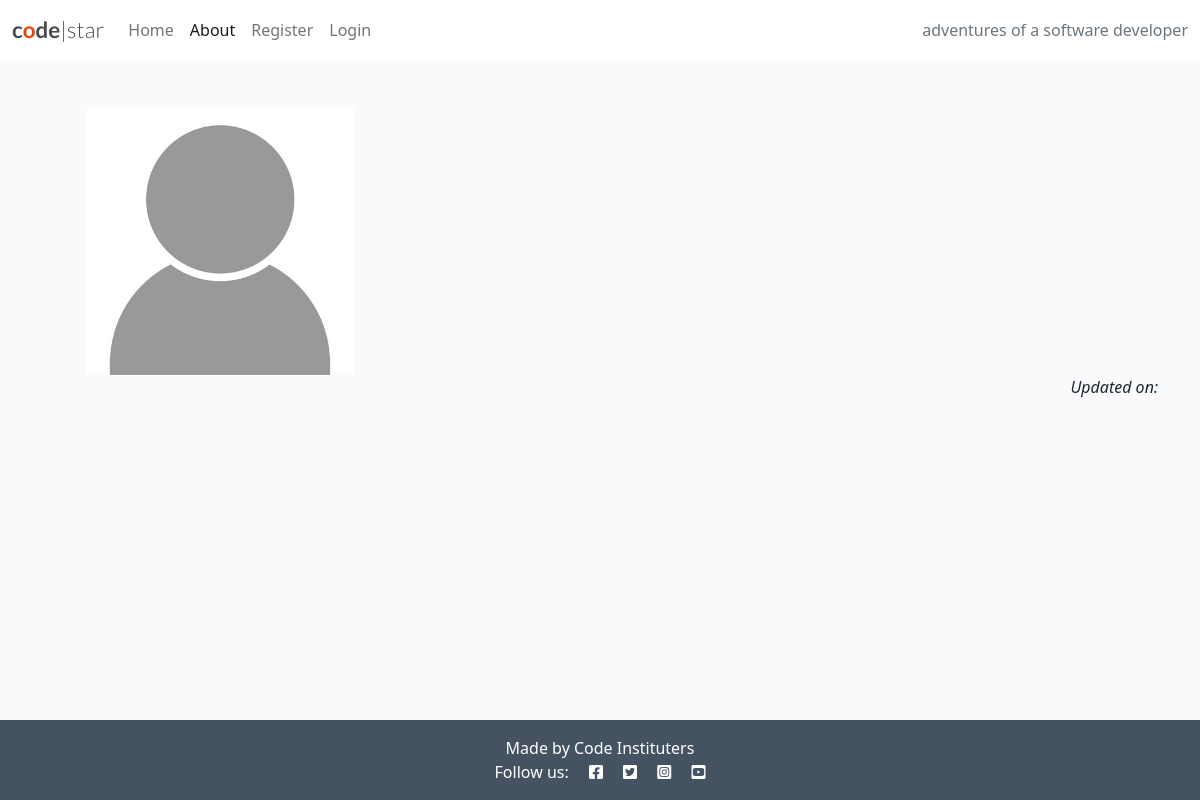
Page /about/ on the earlier database version.
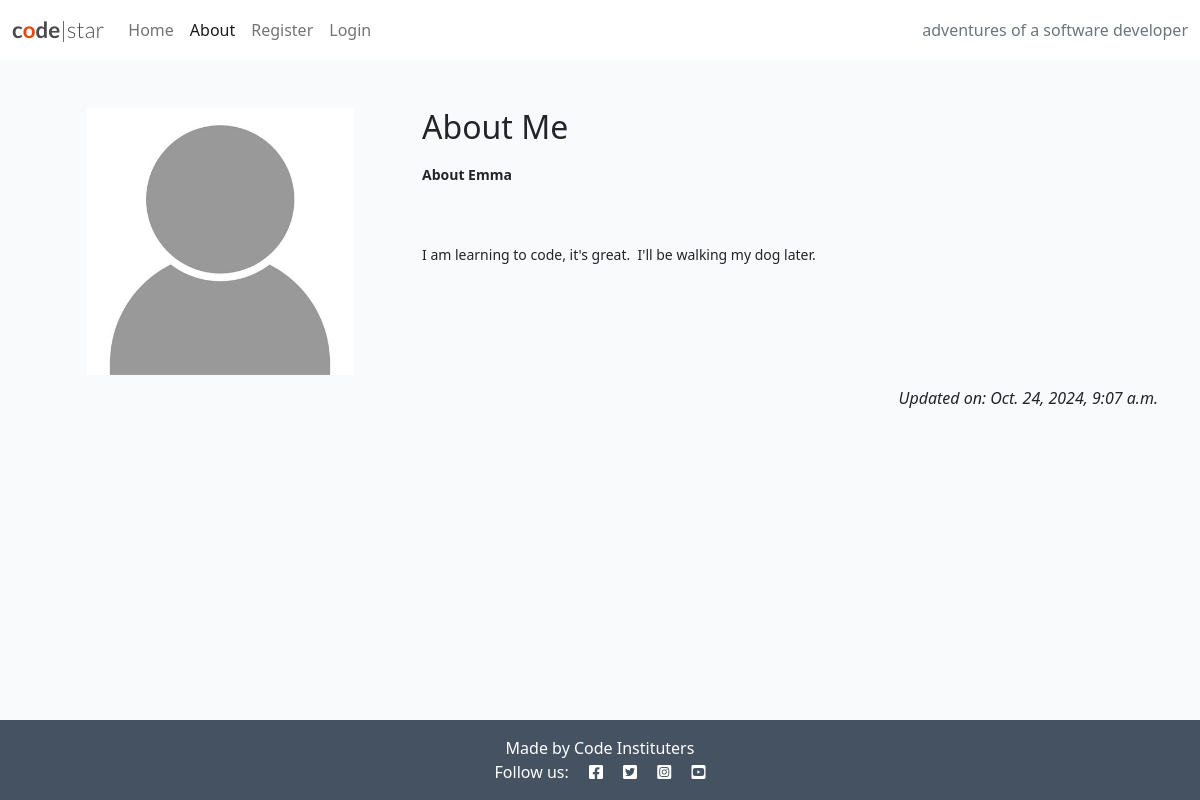
Same page on the later database version.
### about/models.py (models this page shows, shortened)
class About(models.Model):
    title = models.CharField(max_length=200, unique=True)
    content = models.TextField()
    updated_on = models.DateTimeField(auto_now=True)

### about/views.py (the view)
# urls.py: path("", views.about_me, name="about"),
def about_me(request):
    about = About.objects.all().order_by('-updated_on').first()
    return render(
        request,
        "about/about.html",
        {"about": about},
    )

### about/templates/about/about.html
{% extends 'base.html' %}
{% block content %}
{% load static %}
<div class="container mt-5">
    <div class="row">
        <div class="col-4 text-center">
            <img src="{% static 'images/nobody.jpg' %}" width="75%">
        </div>
        <div class="col-8">
            <h2>{{ about.title }}</h2>
             <p>{{ about.content | safe }}</p>
        </div>
    </div>
    <div class="row">
        <div class="col text-right">
            <p class="text-end"><em>Updated on: {{ about.updated_on }}</em></p>
        </div>
      </div>
</div>
{% endblock content %}

Differences in the rows shown:
added About: title "About Me", content "About Emma I am learning to code, it's great. I'll be walking my dog later.", updated_on "Oct. 24, 2024, 9:07 a.m."
